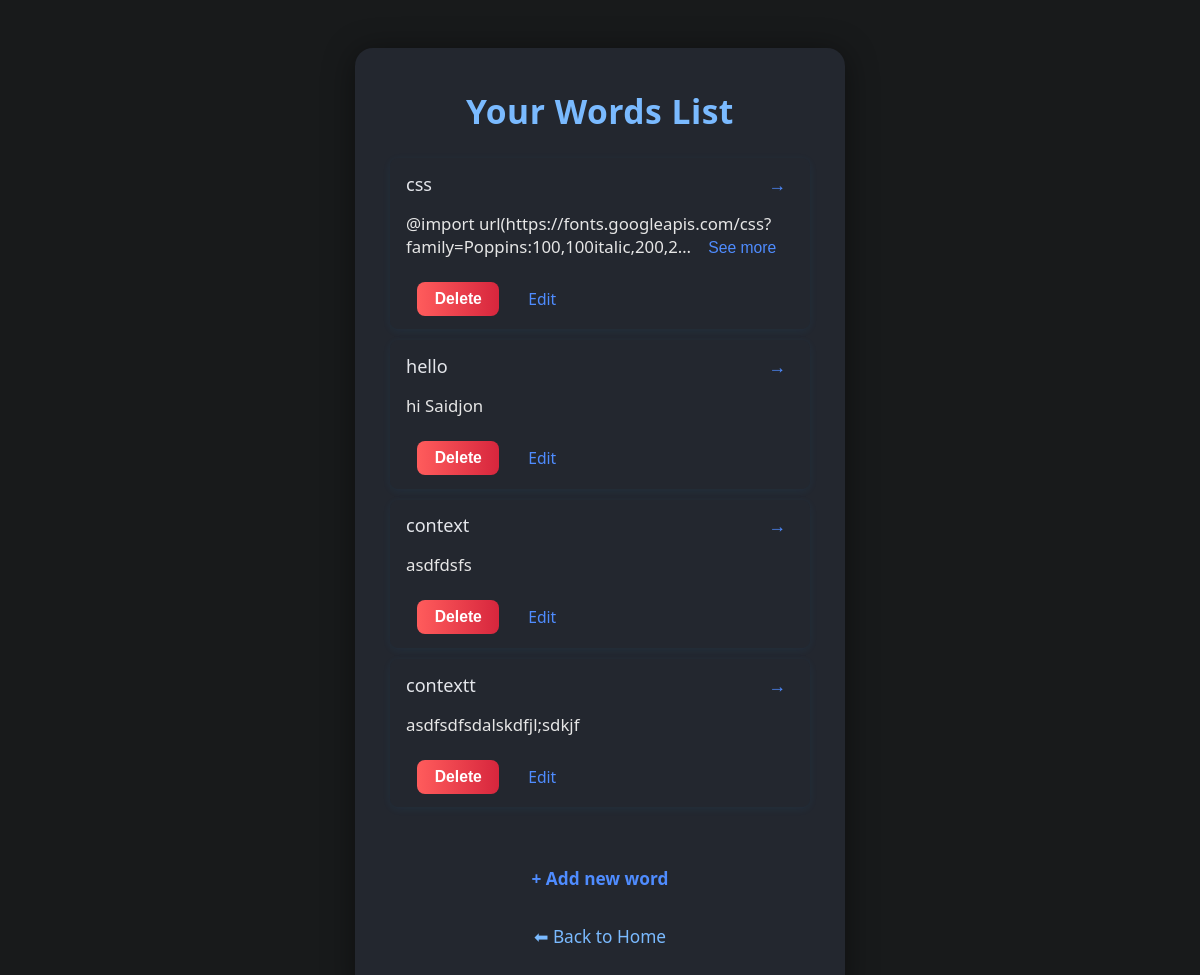
/settings/products/ (signed in), run on the app's committed database.
### core/models.py (models this page shows, shortened)
class WordPair(models.Model):
    input_text = models.CharField(max_length=255)
    output_text = models.TextField()
    user = models.ForeignKey(User, on_delete=models.CASCADE, null=True, blank=True)
    created_at = models.DateTimeField(auto_now_add=True)
    likes = models.ManyToManyField(User, related_name='liked_posts', blank=True)
    saved_by = models.ManyToManyField(User, related_name='saved_posts', blank=True)
    is_public = models.BooleanField(default=True)

### core/views.py (the view)
# urls.py: path('settings/products/', views.change_products_view, name='change_products'),
def change_products_view(request):
    user = request.user
    words = WordPair.objects.filter(user=user)
    if request.method == 'POST':
        new_username = request.POST.get('username')
        if new_username and new_username != user.username:
            user.username = new_username
            user.save()
            messages.success(request, 'Username o‘zgartirildi.')
        password_form = PasswordChangeForm(user, request.POST)
        if password_form.is_valid():
            user = password_form.save()
            update_session_auth_hash(request, user)  # logout qilmaslik uchun
            messages.success(request, 'Parol muvaffaqiyatli o‘zgartirildi.')
        else:
            for err in password_form.errors.values():
                messages.error(request, err)
        return redirect('home')
    else:
        password_form = PasswordChangeForm(user)
    context = {
        'words': words,
        'password_form': password_form,
    }
    return render(request, 'core/change_product.html', context)

### core/templates/core/change_product.html (shortened to what this page needs)
{% load static %}
<!DOCTYPE html>
<html lang="en">
  <head>
    <link rel="stylesheet" href="{% static 'css/words.css' %}" />
  </head>
  <body>
    <div class="words-container">
      <div class="words-card">
        <h2 class="words-title">Your Words List</h2>
        <ul class="words-list">
          {% for word in words %}
          <li class="word-item">
            <span class="word-input">{{ word.input_text }}</span>
            <span class="word-arrow">→</span>
            <span class="word-output">
              <span class="output-short">{{ word.output_text|truncatechars:80 }}</span>
              {% if word.output_text|length > 80 %}
              <button class="see-more-btn" onclick="toggleSeeMore(this)">See more</button>
              {% endif %}
            </span>
            <form method="post" action="{% url 'delete_word' word.id %}" class="delete-form">
              <button type="submit" class="delete-btn">Delete</button>
            </form>
            <a href="{% url 'edit_word' word.id %}" class="edit-link">Edit</a>
          </li>
          {% empty %}
          <li class="no-words">You have no words.</li>
          {% endfor %}
        </ul>
        <p class="add-word-link"><a href="{% url 'add_word' %}">+ Add new word</a></p>
        <p class="back-home-link"><a href="{% url 'home' %}">⬅ Back to Home</a></p>
      </div>
    </div>
  </body>
</html>

### core/static/css/words.css (style rules this page uses)
body { background: linear-gradient(135deg, #18191a 0%, #232526 100%); margin: 0; font-family: 'Segoe UI', 'Roboto', Arial, sans-serif; display: flex; align-items: center; justify-content: center; }
.words-container { width: 100vw; display: flex; align-items: center; justify-content: center; padding: 1rem; min-height: 100vh; box-sizing: border-box; }
.words-card { background: #202124; padding: 2.5rem 2rem 2rem 2rem; border-radius: 18px; box-shadow: 0 4px 32px 0 rgba(0, 0, 0, 0.28); width: 100%; max-width: 600px; min-width: 0; display: flex; flex-direction: column; align-items: center; animation: fadeIn 0.7s; }
.words-title { color: #f3f4f6; font-weight: 600; font-size: 2rem; margin: 0 0 1.5rem 0; letter-spacing: 0.5px; text-align: center; }
.words-list { width: 100%; list-style: none; padding: 0; margin: 0 0 1.5rem 0; }
.word-item { background: #23232a; border-radius: 12px; margin-bottom: 1.1rem; padding: 1.1rem 1.2rem; display: flex; flex-wrap: wrap; align-items: center; box-shadow: 0 2px 12px rgba(0, 0, 0, 0.1); gap: 0.7rem; position: relative; }
.word-input { color: #fff; font-weight: 500; font-size: 1.08rem; margin-right: 0.5rem; }
.word-arrow { color: #4f8cff; font-size: 1.1rem; margin-right: 0.5rem; }
.word-output { color: #e6e6e6; font-size: 1.05rem; flex: 1 1 100%; margin-bottom: 0.5rem; }
.output-short, .output-full { word-break: break-word; }
.see-more-btn { background: none; border: none; color: #4f8cff; font-size: 0.98rem; cursor: pointer; margin-left: 0.5rem; padding: 0 0.3rem; border-radius: 6px; transition: background 0.2s, color 0.2s; }
.delete-form { display: inline; }
.delete-btn { background: linear-gradient(90deg, #ff5c5c 0%, #d7263d 100%); color: #fff; border: none; border-radius: 8px; padding: 0.5rem 1.1rem; font-size: 0.98rem; font-weight: 600; cursor: pointer; margin-left: 0.7rem; margin-right: 0.3rem; transition: background 0.2s, transform 0.1s; }
.edit-link { color: #4f8cff; text-decoration: none; font-weight: 500; font-size: 0.98rem; margin-left: 0.5rem; transition: color 0.2s; }
.add-word-link { margin-top: 1.5rem; text-align: center; }
.add-word-link a { color: #4f8cff; text-decoration: none; font-weight: 600; font-size: 1.08rem; transition: color 0.2s; }
.back-home-link { margin-top: 0.7rem; text-align: center; }
.back-home-link a { color: #4f8cff; text-decoration: none; font-weight: 600; font-size: 1.08rem; transition: color 0.2s; }
body { background: #181a1b; color: #e4e6eb; font-family: 'Segoe UI', 'Roboto', Arial, sans-serif; margin: 0; padding: 0; display: flex; align-items: center; justify-content: center; }
.words-container { display: flex; align-items: center; justify-content: center; width: 100vw; background: #181a1b; }
.words-card { background: #23272f; border-radius: 18px; box-shadow: 0 4px 32px rgba(0, 0, 0, 0.45); padding: 2.5rem 2.2rem 2rem 2.2rem; min-width: 340px; max-width: 420px; width: 100%; margin: 2rem 0; display: flex; flex-direction: column; align-items: stretch; }
.words-title { font-size: 2.1rem; font-weight: 700; margin-bottom: 1.5rem; color: #7abaff; letter-spacing: 0.5px; text-align: center; }
ul.words-list { list-style: none; padding: 0; margin: 0 0 1.5rem 0; width: 100%; }
ul.words-list li { display: flex; align-items: center; gap: 1rem; background: #23272f; border-radius: 8px; margin-bottom: 0.7rem; padding: 0.85rem 1rem; box-shadow: 0 2px 8px rgba(33, 150, 243, 0.07); transition: background 0.2s; position: relative; }
.word-input { font-size: 1.13rem; font-weight: 500; color: #e4e6eb; background: #23272f; border: none; outline: none; flex: 1 1 auto; word-break: break-all; }
.back-home-link { margin-top: 1.2rem; text-align: center; }
.back-home-link a { color: #7abaff; text-decoration: none; font-size: 1.08rem; font-weight: 500; transition: color 0.2s; }

### data on the page
WordPair: input_text "css", output_text "@import url(https://fonts.googleapis.com/css?family=Poppins:100,100italic,200,2…"
WordPair: input_text "hello", output_text "hi Saidjon"
WordPair: input_text "context", output_text "asdfdsfs"
WordPair: input_text "contextt", output_text "asdfsdfsdalskdfjl;sdkjf"
